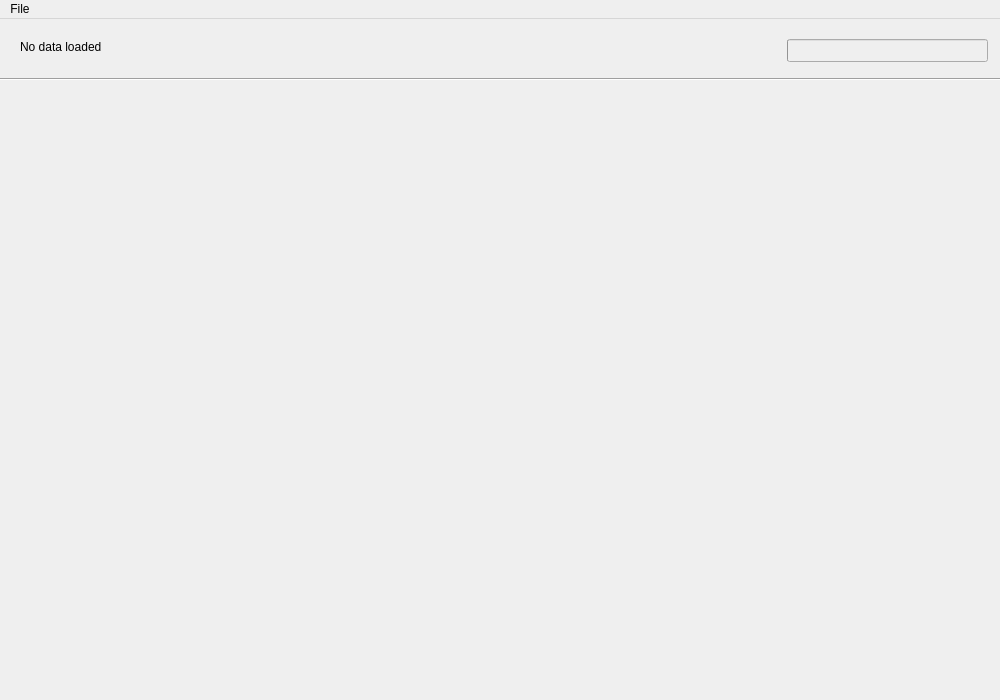
<?xml version="1.0" encoding="UTF-8"?>
<ui version="4.0">
 <class>MainWindow</class>
 <widget class="QMainWindow" name="MainWindow">
  <property name="geometry">
   <rect>
    <x>0</x>
    <y>0</y>
    <width>1000</width>
    <height>700</height>
   </rect>
  </property>
  <property name="windowTitle">
   <string>Visualisierung 1</string>
  </property>
  <widget class="QWidget" name="centralwidget">
   <widget class="QLabel" name="labelTop">
    <property name="geometry">
     <rect>
      <x>20</x>
      <y>20</y>
      <width>1001</width>
      <height>16</height>
     </rect>
    </property>
    <property name="text">
     <string>No data loaded</string>
    </property>
   </widget>
   <widget class="QProgressBar" name="progressBar">
    <property name="enabled">
     <bool>false</bool>
    </property>
    <property name="geometry">
     <rect>
      <x>787</x>
      <y>20</y>
      <width>201</width>
      <height>23</height>
     </rect>
    </property>
    <property name="value">
     <number>0</number>
    </property>
    <property name="textVisible">
     <bool>false</bool>
    </property>
   </widget>
   <widget class="Line" name="line">
    <property name="geometry">
     <rect>
      <x>0</x>
      <y>50</y>
      <width>1011</width>
      <height>20</height>
     </rect>
    </property>
    <property name="orientation">
     <enum>Qt::Horizontal</enum>
    </property>
   </widget>
    <widget class="QLabel" name="DisplayWindow">
      <property name="geometry">
        <rect>
          <x>0</x>
          <y>50</y>
          <width>1000</width>
          <height>500</height>
        </rect>
      </property>
      <property name="alignment">
        <set>Qt::AlignLeading|Qt::AlignLeft|Qt::AlignTop</set>
      </property>
    </widget>
  </widget>
  <widget class="QMenuBar" name="menubar">
   <property name="geometry">
    <rect>
     <x>0</x>
     <y>0</y>
     <width>1000</width>
     <height>21</height>
    </rect>
   </property>
   <widget class="QMenu" name="menuFile">
    <property name="title">
     <string>File</string>
    </property>
    <addaction name="actionOpen"/>
    <addaction name="separator"/>
    <addaction name="actionClose"/>
   </widget>
   <addaction name="menuFile"/>
  </widget>
  <action name="actionOpen">
   <property name="text">
    <string>Open ...</string>
   </property>
  </action>
  <action name="actionClose">
   <property name="text">
    <string>Close</string>
   </property>
  </action>
 </widget>
 <resources/>
 <connections/>
</ui>
